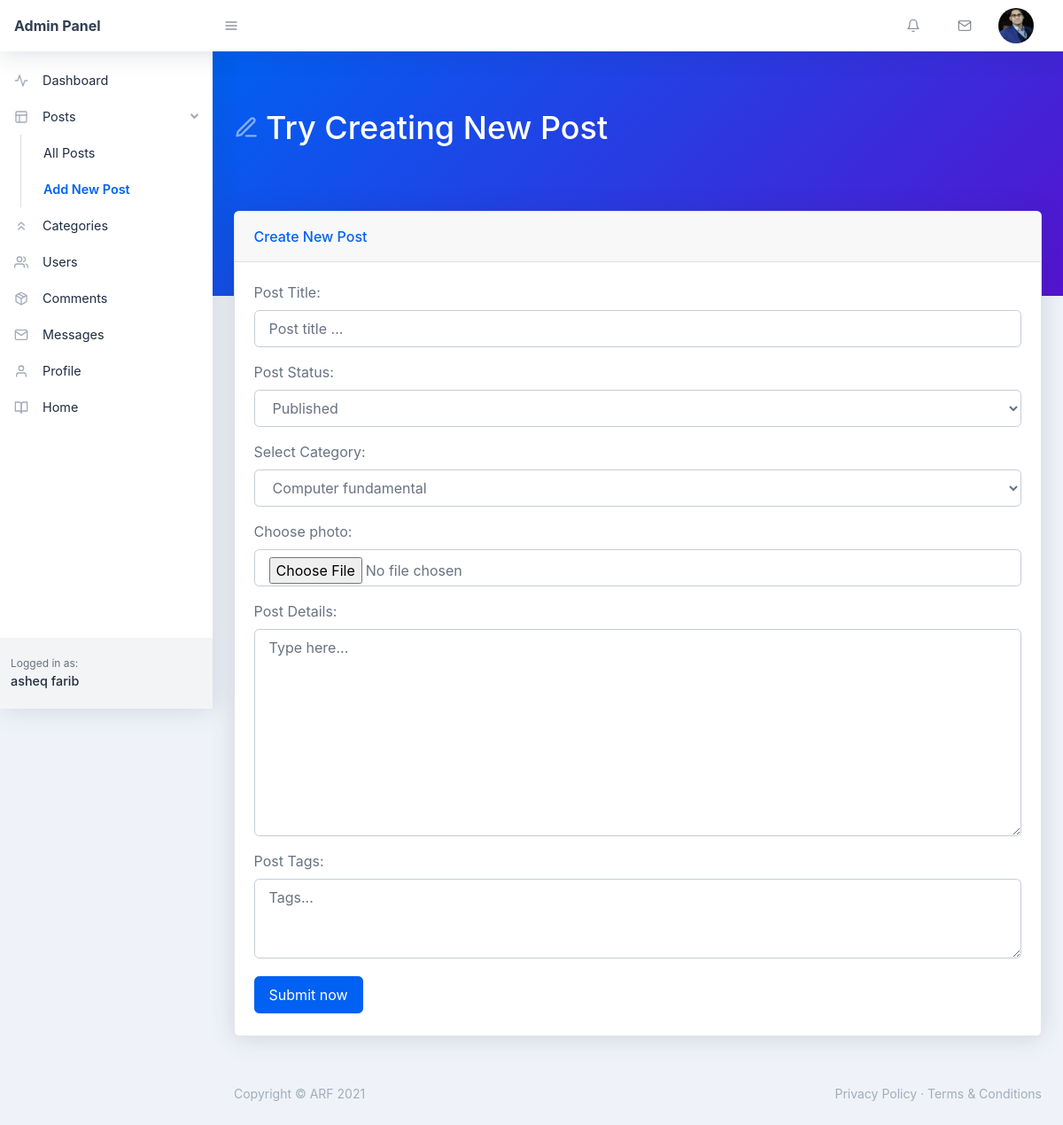
Screenshot of /backend/add-new.php (signed in) with the database file from the repository.
### tables this page shows
CREATE TABLE `users` (
  `user_id` int(11) NOT NULL,
  `user_name` varchar(255) NOT NULL,
  `user_nickname` varchar(255) NOT NULL,
  `user_email` varchar(255) NOT NULL,
  `user_password` varchar(255) NOT NULL,
  `user_photo` text NOT NULL,
  `registered_on` varchar(255) NOT NULL,
  `user_role` varchar(255) NOT NULL DEFAULT 'Subscriber'
);

### backend/add-new.php (the view, shortened to what this page needs)
<?php require_once('./includes/header.php'); ?>
    <body class="nav-fixed">
         <?php require_once('./includes/top-navbar.php'); ?>
        <div id="layoutSidenav">
            <div id="layoutSidenav_nav">
                <?php
                    $curr_page = basename(__FILE__);
                    require_once("./includes/left-sidebar.php");
                ?>
            </div>
            <div id="layoutSidenav_content">
                <main>
                    <div class="page-header pb-10 page-header-dark bg-gradient-primary-to-secondary">
                        <div class="container-fluid">
                            <div class="page-header-content">
                                <h1 class="page-header-title">
                                    <div class="page-header-icon"><i data-feather="edit-3"></i></div>
                                    <span>Try Creating New Post</span>
                                </h1>
                            </div>
                        </div>
                    </div>
                    <div class="container-fluid mt-n10">
                        <div class="card mb-4">
                            <div class="card-header">Create New Post</div>
                            <div class="card-body">
                                <form action="add-new.php" method="POST" enctype="multipart/form-data">
                                    <div class="form-group">
                                        <label for="post-title">Post Title:</label>
                                        <input name="post-title" class="form-control" id="post-title" type="text" placeholder="Post title ..." />
                                    </div>
                                    <div class="form-group">
                                        <label for="post-status">Post Status:</label>
                                        <select name="post-status" class="form-control" id="post-status">
                                            <option value="Published">Published</option>
                                        </select>
                                    </div>
                                    <div class="form-group">
                                        <label for="select-category">Select Category:</label>
                                        <select name="post-category" class="form-control" id="select-category">
                                            <?php
                                                $sql = "SELECT * FROM categories WHERE category_status = :status";
                                                $stmt = $pdo->prepare($sql);
                                                $stmt->execute([
                                                    ':status' => 'Published'
                                                ]);
                                                while($cats = $stmt->fetch(PDO::FETCH_ASSOC)) { ?>
                                                    <option value="<?php echo $cats['category_id']; ?>">
                                                        <?php echo $cats['category_name']; ?>
                                                    </option>
                                               <?php }
                                            ?>
                                        </select>
                                    </div>
                                    <div class="form-group">
                                        <label for="post-title">Choose photo:</label>
                                        <input name="post-photo" class="form-control" id="post-title" type="file" />
                                    </div>
                                    <div class="form-group">
                                        <label for="post-content">Post Details:</label>
                                        <textarea name="post-detail" class="form-control" placeholder="Type here..." id="post-content" rows="9"></textarea>
                                    </div>
                                    <div class="form-group">
                                        <label for="post-tags">Post Tags:</label>
                                        <textarea name="post-tags" class="form-control" placeholder="Tags..." id="post-tags" rows="3"></textarea>
                                    </div>
                                    <button name="new-post" class="btn btn-primary mr-2 my-1" type="submit">Submit now</button>
                                </form>
                            </div>
                        </div>
                    </div>
                </main>
<?php require_once('./includes/footer.php'); ?>

### backend/includes/top-navbar.php (shortened to what this page needs)
<nav class="topnav navbar navbar-expand shadow navbar-light bg-white" id="sidenavAccordion">
    <a class="navbar-brand d-none d-sm-block" href="index.php">Admin Panel</a><button class="btn btn-icon btn-transparent-dark order-1 order-lg-0 mr-lg-2" id="sidebarToggle" href="#"><i data-feather="menu"></i></button>
    <ul class="navbar-nav align-items-center ml-auto">
        <li class="nav-item dropdown no-caret mr-3 dropdown-notifications">
            <a class="btn btn-icon btn-transparent-dark dropdown-toggle" id="navbarDropdownAlerts" href="comments.php" role="button" data-toggle="dropdown" aria-haspopup="true" aria-expanded="false">
                <i data-feather="bell"></i>
            </a>
        </li>
        <li class="nav-item dropdown no-caret mr-3 dropdown-notifications">
            <a class="btn btn-icon btn-transparent-dark dropdown-toggle" id="navbarDropdownMessages" href="#" role="button" data-toggle="dropdown" aria-haspopup="true" aria-expanded="false">
                <i data-feather="mail"></i>
            </a>
        </li>
        <?php
            if(isset($_COOKIE['_uid_'])) {
                $user_id = base64_decode($_COOKIE['_uid_']);
            } else if(isset($_SESSION['user_id'])) {
                $user_id = $_SESSION['user_id'];
            } else {
                $user_id = -1;
            }
            $sql = "SELECT * FROM users WHERE user_id = :id";
            $stmt = $pdo->prepare($sql);
            $stmt->execute([
                ':id' => $user_id
            ]);
            $user = $stmt->fetch(PDO::FETCH_ASSOC);
            $user_photo = $user['user_photo'];
        ?>
        <li class="nav-item dropdown no-caret mr-3 dropdown-user">
            <a class="btn btn-icon btn-transparent-dark dropdown-toggle" id="navbarDropdownUserImage" href="javascript:void(0);" role="button" data-toggle="dropdown" aria-haspopup="true" aria-expanded="false"><img class="img-fluid" src="./assets/img/<?php echo $user_photo; ?>"/></a>
        </li>
    </ul>
</nav>

### backend/includes/left-sidebar.php (shortened to what this page needs)
<nav class="sidenav shadow-right sidenav-light">
    <div class="sidenav-menu">
        <div class="nav accordion" id="accordionSidenav">
            <?php
                if($curr_page == 'index.php') { ?>
                    <a class="nav-link collapsed pt-4 active" href="index.php">
                        <div class="nav-link-icon"><i data-feather="activity"></i></div>
                        Dashboard
                    </a>
                <?php } else { ?>
                    <a class="nav-link collapsed pt-4" href="index.php">
                        <div class="nav-link-icon"><i data-feather="activity"></i></div>
                        Dashboard
                    </a>
                <?php }
            ?>
             <?php
                if($curr_page == 'all-post.php' || $curr_page == 'new-page.php' || $curr_page == 'add-new.php') { ?>
                    <a class="nav-link" href="javascript:void(0);" data-toggle="collapse" data-target="#collapseLayouts" aria-expanded="true" aria-controls="collapseLayouts"><div class="nav-link-icon"><i data-feather="layout"></i></div>
                        Posts
                        <div class="sidenav-collapse-arrow"><i class="fas fa-angle-down"></i></div>
                    </a>
                    <div class="collapse show" id="collapseLayouts" data-parent="#accordionSidenav">
                        <nav class="sidenav-menu-nested nav accordion" id="accordionSidenavLayout">
                            <a class="nav-link" href="all-post.php">All Posts</a>
                            <a class="nav-link" href="add-new.php">Add New Post</a>
                        </nav>
                    </div>
               <?php }
            ?>
            <?php
                if($curr_page == 'new-category.php' || $curr_page == 'categories.php') { ?>
                    <a class="nav-link active" href="categories.php" ><div class="nav-link-icon"><i data-feather="chevrons-up"></i></div>
                        Categories
                    </a>
               <?php } else { ?>
                    <a class="nav-link" href="categories.php" ><div class="nav-link-icon"><i data-feather="chevrons-up"></i></div>
                        Categories
                    </a>
               <?php }
            ?>
              <?php
                if($curr_page == 'user-update.php' || $curr_page == 'new-user.php' || $curr_page == 'users.php') { ?>
                    <a class="nav-link active" href="users.php" ><div class="nav-link-icon"><i data-feather="users"></i></div>
                        Users
                    </a>
                <?php } else { ?>
                    <a class="nav-link" href="users.php" ><div class="nav-link-icon"><i data-feather="users"></i></div>
                        Users
                    </a>
                <?php }
            ?>
            <a class="nav-link" href="comments.php" ><div class="nav-link-icon"><i data-feather="package"></i></div>
                Comments
            </a>
            <?php
                if($curr_page == 'messages.php' || $curr_page == 'reply.php') { ?>
                    <a class="nav-link active" href="messages.php" ><div class="nav-link-icon"><i data-feather="mail"></i></div>
                        Messages
                    </a>
               <?php } else { ?>
                    <a class="nav-link" href="messages.php" ><div class="nav-link-icon"><i data-feather="mail"></i></div>
                        Messages
                    </a>
              <?php }
            ?>
            <a class="nav-link" href="profile.php" ><div class="nav-link-icon"><i data-feather="user"></i></div>
                Profile
            </a>
            <a class="nav-link" href="../index.php" ><div class="nav-link-icon"><i data-feather="book-open"></i></div>
                Home
            </a>
        </div>
    </div>
    <div class="sidenav-footer">
        <div class="sidenav-footer-content">
            <div class="sidenav-footer-subtitle">Logged in as:</div>
            <?php
                if(isset($_COOKIE['_uid_'])) {
                    $user_id = base64_decode($_COOKIE['_uid_']);
                } else if(isset($_SESSION['user_id'])) {
                    $user_id = $_SESSION['user_id'];
                } else {
                    $user_id = -1;
                }
                $sql = "SELECT * FROM users WHERE user_id = :id";
                $stmt = $pdo->prepare($sql);
                $stmt->execute([
                    ':id' => $user_id
                ]);
                $user = $stmt->fetch(PDO::FETCH_ASSOC);
                $user_name = $user['user_name'];
            ?>
            <div class="sidenav-footer-title"><?php echo $user_name; ?></div>
        </div>
    </div>
</nav>

### rows the page displays
users: user_photo (picture), user_name "asheq farib"

### other values shown
form field post-category "Computer fundamental"
